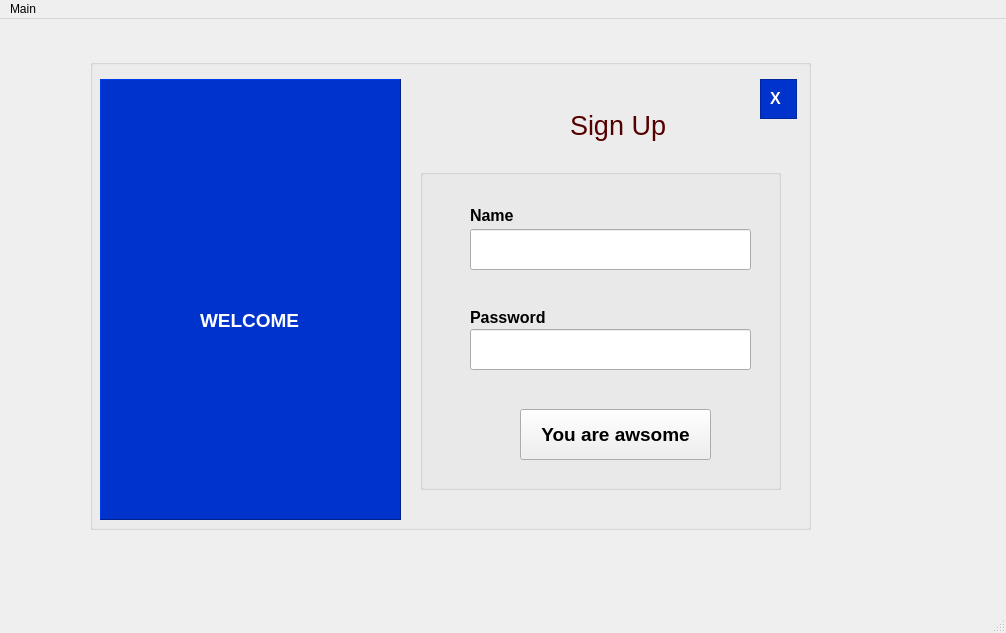
<?xml version="1.0" encoding="UTF-8"?>
<ui version="4.0">
 <class>MainWindow</class>
 <widget class="QMainWindow" name="MainWindow">
  <property name="geometry">
   <rect>
    <x>0</x>
    <y>0</y>
    <width>1006</width>
    <height>633</height>
   </rect>
  </property>
  <property name="windowTitle">
   <string>MainWindow</string>
  </property>
  <property name="styleSheet">
   <string notr="true">#Form{
background: #e6f9ff;
}</string>
  </property>
  <widget class="QWidget" name="centralwidget">
   <widget class="QGroupBox" name="full">
    <property name="geometry">
     <rect>
      <x>90</x>
      <y>40</y>
      <width>721</width>
      <height>471</height>
     </rect>
    </property>
    <property name="title">
     <string/>
    </property>
    <widget class="QFrame" name="ground">
     <property name="enabled">
      <bool>true</bool>
     </property>
     <property name="geometry">
      <rect>
       <x>10</x>
       <y>20</y>
       <width>301</width>
       <height>441</height>
      </rect>
     </property>
     <property name="styleSheet">
      <string notr="true">QFrame{
background:#0033cc;
}</string>
     </property>
     <property name="frameShape">
      <enum>QFrame::Panel</enum>
     </property>
     <property name="frameShadow">
      <enum>QFrame::Raised</enum>
     </property>
     <widget class="QLabel" name="image">
      <property name="geometry">
       <rect>
        <x>80</x>
        <y>70</y>
        <width>141</width>
        <height>131</height>
       </rect>
      </property>
      <property name="text">
       <string/>
      </property>
      <property name="pixmap">
       <pixmap>../../../Chuyen_nganh/Eclipse/images.png</pixmap>
      </property>
      <property name="scaledContents">
       <bool>true</bool>
      </property>
     </widget>
     <widget class="QLabel" name="welcome">
      <property name="geometry">
       <rect>
        <x>100</x>
        <y>230</y>
        <width>111</width>
        <height>21</height>
       </rect>
      </property>
      <property name="font">
       <font>
        <family>Arial</family>
        <pointsize>12</pointsize>
        <weight>75</weight>
        <bold>true</bold>
       </font>
      </property>
      <property name="text">
       <string>&lt;html&gt;&lt;head/&gt;&lt;body&gt;&lt;p&gt;&lt;span style=&quot; font-size:14pt; color:#ffffff;&quot;&gt;WELCOME&lt;/span&gt;&lt;/p&gt;&lt;/body&gt;&lt;/html&gt;</string>
      </property>
     </widget>
    </widget>
    <widget class="QFrame" name="close_frame">
     <property name="geometry">
      <rect>
       <x>670</x>
       <y>20</y>
       <width>37</width>
       <height>40</height>
      </rect>
     </property>
     <property name="styleSheet">
      <string notr="true">QFrame{
background:#0033cc;
}</string>
     </property>
     <property name="frameShape">
      <enum>QFrame::StyledPanel</enum>
     </property>
     <property name="frameShadow">
      <enum>QFrame::Raised</enum>
     </property>
     <widget class="QLabel" name="close">
      <property name="geometry">
       <rect>
        <x>10</x>
        <y>10</y>
        <width>16</width>
        <height>20</height>
       </rect>
      </property>
      <property name="font">
       <font>
        <family>Arial</family>
        <pointsize>12</pointsize>
        <weight>75</weight>
        <bold>true</bold>
       </font>
      </property>
      <property name="styleSheet">
       <string notr="true"/>
      </property>
      <property name="text">
       <string>&lt;html&gt;&lt;head/&gt;&lt;body&gt;&lt;p&gt;&lt;span style=&quot; font-size:12pt; color:#ffffff;&quot;&gt;X&lt;/span&gt;&lt;/p&gt;&lt;/body&gt;&lt;/html&gt;</string>
      </property>
     </widget>
    </widget>
    <widget class="QLabel" name="signUp">
     <property name="geometry">
      <rect>
       <x>480</x>
       <y>50</y>
       <width>96</width>
       <height>33</height>
      </rect>
     </property>
     <property name="font">
      <font>
       <family>Arial</family>
       <pointsize>16</pointsize>
      </font>
     </property>
     <property name="text">
      <string>&lt;html&gt;&lt;head/&gt;&lt;body&gt;&lt;p align=&quot;center&quot;&gt;&lt;span style=&quot; font-size:20pt; color:#550000;&quot;&gt;Sign Up&lt;/span&gt;&lt;/p&gt;&lt;/body&gt;&lt;/html&gt;</string>
     </property>
    </widget>
    <widget class="QGroupBox" name="groupBox">
     <property name="geometry">
      <rect>
       <x>330</x>
       <y>110</y>
       <width>361</width>
       <height>321</height>
      </rect>
     </property>
     <property name="title">
      <string/>
     </property>
     <widget class="QLabel" name="Password">
      <property name="geometry">
       <rect>
        <x>50</x>
        <y>140</y>
        <width>91</width>
        <height>16</height>
       </rect>
      </property>
      <property name="font">
       <font>
        <family>Arial</family>
        <pointsize>12</pointsize>
        <weight>75</weight>
        <bold>true</bold>
       </font>
      </property>
      <property name="text">
       <string>Password</string>
      </property>
     </widget>
     <widget class="QLabel" name="Name">
      <property name="geometry">
       <rect>
        <x>50</x>
        <y>40</y>
        <width>47</width>
        <height>13</height>
       </rect>
      </property>
      <property name="font">
       <font>
        <family>Arial</family>
        <pointsize>12</pointsize>
        <weight>75</weight>
        <bold>true</bold>
       </font>
      </property>
      <property name="text">
       <string>Name</string>
      </property>
     </widget>
     <widget class="QLineEdit" name="getPass">
      <property name="geometry">
       <rect>
        <x>50</x>
        <y>160</y>
        <width>281</width>
        <height>41</height>
       </rect>
      </property>
      <property name="echoMode">
       <enum>QLineEdit::Password</enum>
      </property>
     </widget>
     <widget class="QLineEdit" name="getName">
      <property name="geometry">
       <rect>
        <x>50</x>
        <y>60</y>
        <width>281</width>
        <height>41</height>
       </rect>
      </property>
     </widget>
     <widget class="QPushButton" name="selected">
      <property name="geometry">
       <rect>
        <x>100</x>
        <y>240</y>
        <width>191</width>
        <height>51</height>
       </rect>
      </property>
      <property name="font">
       <font>
        <family>Arial</family>
        <pointsize>14</pointsize>
        <weight>75</weight>
        <bold>true</bold>
       </font>
      </property>
      <property name="text">
       <string>You are awsome</string>
      </property>
     </widget>
    </widget>
   </widget>
  </widget>
  <widget class="QMenuBar" name="menubar">
   <property name="geometry">
    <rect>
     <x>0</x>
     <y>0</y>
     <width>1006</width>
     <height>21</height>
    </rect>
   </property>
   <widget class="QMenu" name="menuMain">
    <property name="title">
     <string>Main</string>
    </property>
   </widget>
   <addaction name="menuMain"/>
  </widget>
  <widget class="QStatusBar" name="statusbar"/>
 </widget>
 <resources/>
 <connections/>
</ui>
